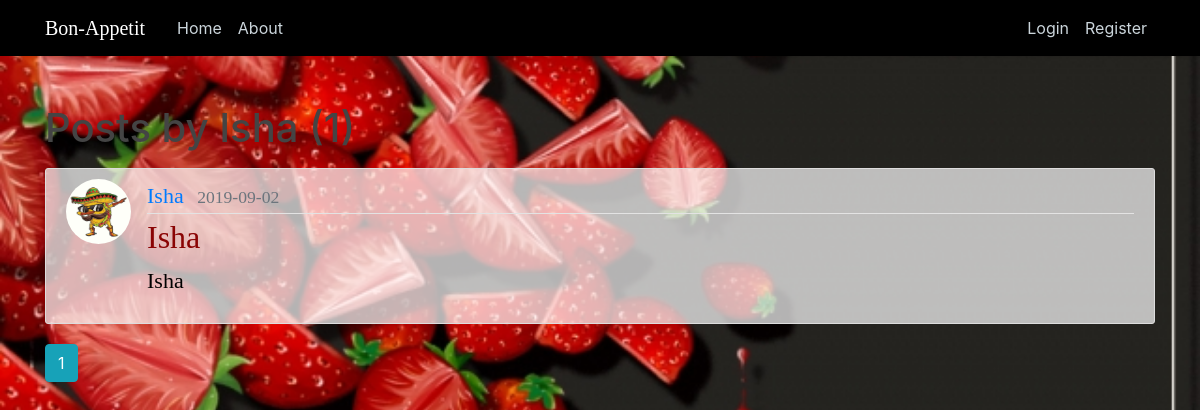
Page /user/Isha on the earlier database version.
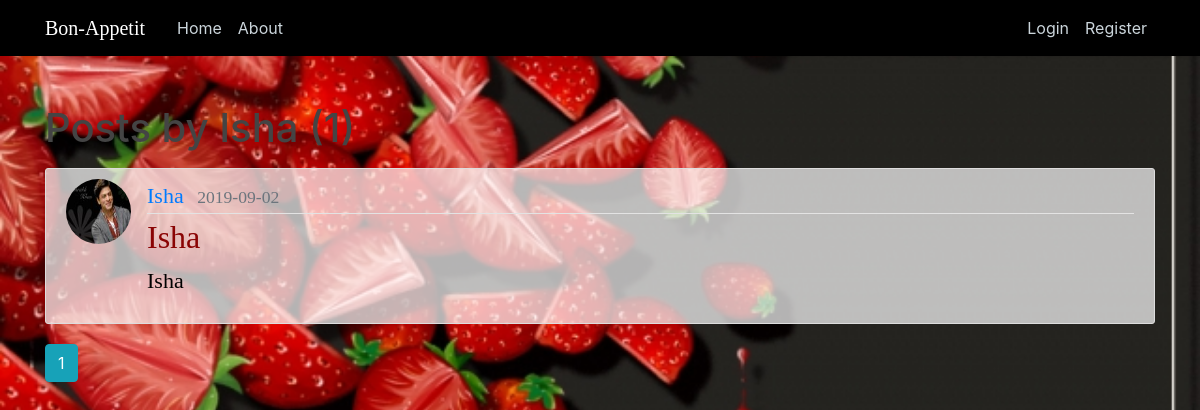
Same page on the later database version.
### flaskblog/models.py (models this page shows, shortened)
class User(db.Model, UserMixin):
    id = db.Column(db.Integer, primary_key=True)
    username = db.Column(db.String(20), unique=True, nullable=False)
    email = db.Column(db.String(120), unique=True, nullable=False)
    image_file = db.Column(db.String(20), nullable=False, default='default.jpg')
    password = db.Column(db.String(60), nullable=False)
    posts = db.relationship('Post', backref='author', lazy=True)

class Post(db.Model):
    id = db.Column(db.Integer, primary_key=True)
    title = db.Column(db.String(100), nullable=False)
    date_posted = db.Column(db.DateTime, nullable=False, default=datetime.utcnow)
    content = db.Column(db.Text, nullable=False)
    user_id = db.Column(db.Integer, db.ForeignKey('user.id'), nullable=False)

### flaskblog/routes.py (the view)
@app.route("/user/<string:username>")
def user_posts(username):
    page = request.args.get('page', 1, type=int)
    user = User.query.filter_by(username=username).first_or_404()
    posts = Post.query.filter_by(author=user)\
        .order_by(Post.date_posted.desc())\
        .paginate(page=page, per_page=5)
    return render_template('user_posts.html', posts=posts, user=user)

### flaskblog/templates/user_posts.html
{% extends "layout.html" %}
{% block content %}
    <h1 class="mb-3">Posts by {{ user.username }} ({{ posts.total }})</h1>
    {% for post in posts.items %}
        <article class="media content-section">
          <img class="rounded-circle article-img" src="{{ url_for('static', filename='profile_pics/' + post.author.image_file) }}">
          <div class="media-body">
            <div class="article-metadata">
              <a class="mr-2" href="{{ url_for('user_posts', username=post.author.username) }}">{{ post.author.username }}</a>
              <small class="text-muted">{{ post.date_posted.strftime('%Y-%m-%d') }}</small>
            </div>
            <h2><a class="article-title" href="{{ url_for('post', post_id=post.id) }}">{{ post.title }}</a></h2>
            <p class="article-content" >{{ post.content }}</p>
          </div>
        </article>
    {% endfor %}
    {% for page_num in posts.iter_pages(left_edge=1, right_edge=1, left_current=1, right_current=2) %}
      {% if page_num %}
        {% if posts.page == page_num %}
          <a class="btn btn-info mb-4" href="{{ url_for('user_posts', username=user.username, page=page_num) }}">{{ page_num }}</a>
        {% else %}
          <a class="btn btn-outline-info mb-4" href="{{ url_for('user_posts', username=user.username, page=page_num) }}">{{ page_num }}</a>
        {% endif %}
      {% else %}
        ...
      {% endif %}
    {% endfor %}
{% endblock content %}

### flaskblog/templates/layout.html (shortened to what this page needs)
﻿<!DOCTYPE html>
<html>
<head>
    <link rel="stylesheet" href="https://maxcdn.bootstrapcdn.com/bootstrap/4.0.0/css/bootstrap.min.css">
    <link rel="stylesheet" type="text/css" href="{{ url_for('static', filename='main.css') }}">
</head>
<body style="background-image:url(static/background7.jpg);background-size:cover;">
    <header class="site-header">
        <nav class="navbar navbar-expand-md navbar-dark bg-steel fixed-top" style="background:black">
            <div class="container">
                <a class="navbar-brand mr-4" href="/" style="font-family: 'Playball';font-size:20px;margin-block-start: 0px; margin-block-end: 0px;">Bon-Appetit</a>
                <div class="collapse navbar-collapse" id="navbarToggle">
                    <div class="navbar-nav mr-auto">
                        <a class="nav-item nav-link" href="{{ url_for('home') }}">Home</a>
                        <a class="nav-item nav-link" href="{{ url_for('about') }}">About</a>
                    </div>
                    <div class="navbar-nav">
                        {% if current_user.is_authenticated %}
                        <a class="nav-item nav-link" href="{{ url_for('new_post') }}">New Post</a>
                        <a class="nav-item nav-link" href="{{ url_for('account') }}">Account</a>
                        <a class="nav-item nav-link" href="{{ url_for('logout') }}">Logout</a>
                        {% else %}
                        <a class="nav-item nav-link" href="{{ url_for('login') }}">Login</a>
                        <a class="nav-item nav-link" href="{{ url_for('register') }}">Register</a>
                        {% endif %}
                    </div>
                </div>
            </div>
        </nav>
    </header>
    <main role="main" class="container">
        <div class="row">
            <div class="col-md-12 col-centered">
                {% block content %}{% endblock %}
            </div>
        </div>
    </main>
</body>
</html>

### flaskblog/static/main.css (style rules this page uses)
body { background: #fafafa; color: #333333; margin-top: 5rem; }
h1, h2, h3, h4, h5, h6 { color: #444444; }
.bg-steel { background-color: #5f788a; }
.site-header .navbar-nav .nav-link { color: #cbd5db; }
.content-section { background: #ffffff; padding: 10px 20px; border: 1px solid #dddddd; border-radius: 3px; margin-bottom: 20px; }
.article-title { color: #444444; }
.article-content { white-space: pre-line; }
.article-img { height: 65px; width: 65px; margin-right: 16px; }
.article-metadata { padding-bottom: 1px; margin-bottom: 4px; border-bottom: 1px solid #e3e3e3 }

### flaskblog/templates/layout.html (style rules this page uses)
.content-section { background-color: rgba(255,255,255,0.7); color: black; font-family: 'Playball', cursive; font-size: 22px; }
.article-title { color: #8a0404; font-family: 'Righteous', cursive; }

Differences in the rows shown:
changed through a linked row, Post "Isha": image_file: picture added in place of a placeholder
